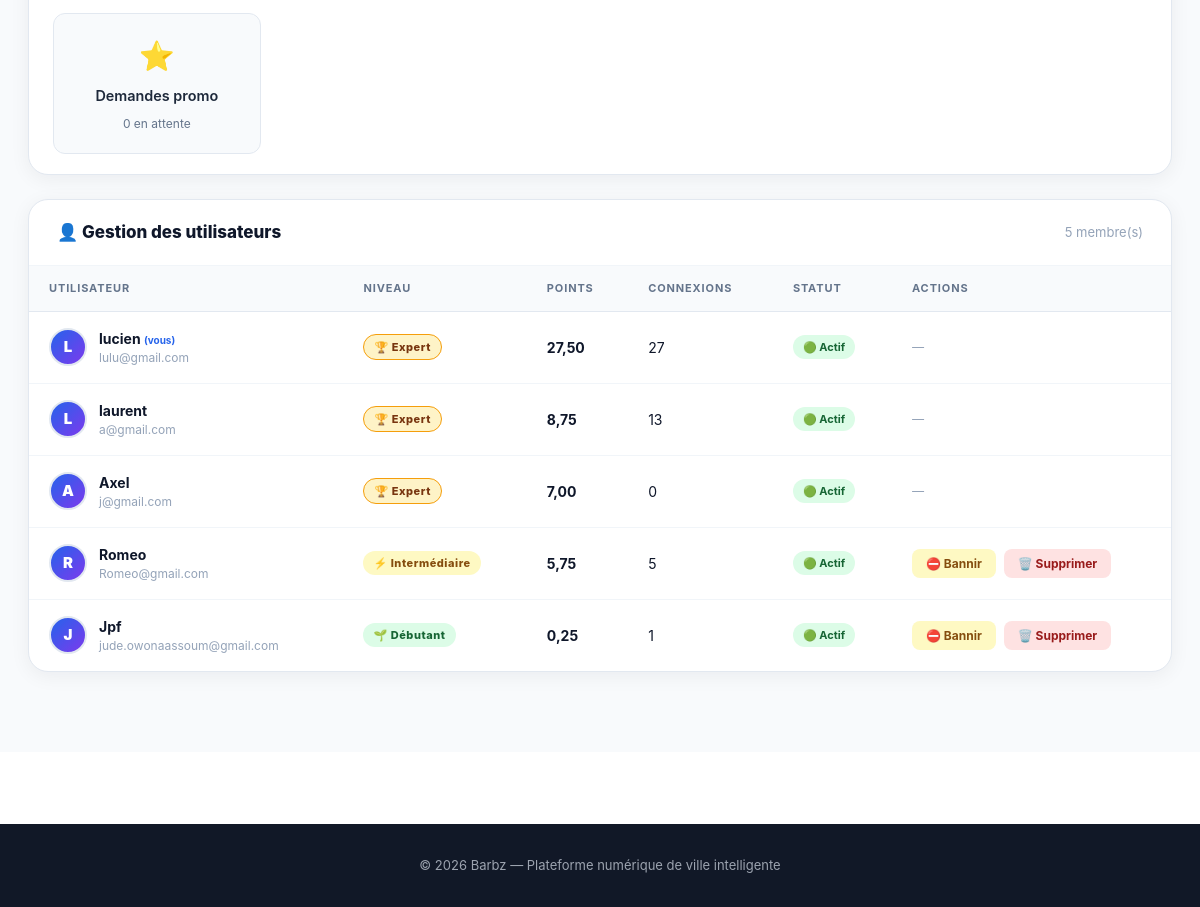
The page /admin-dashboard/ (signed in, lower part) on the database as committed earlier.
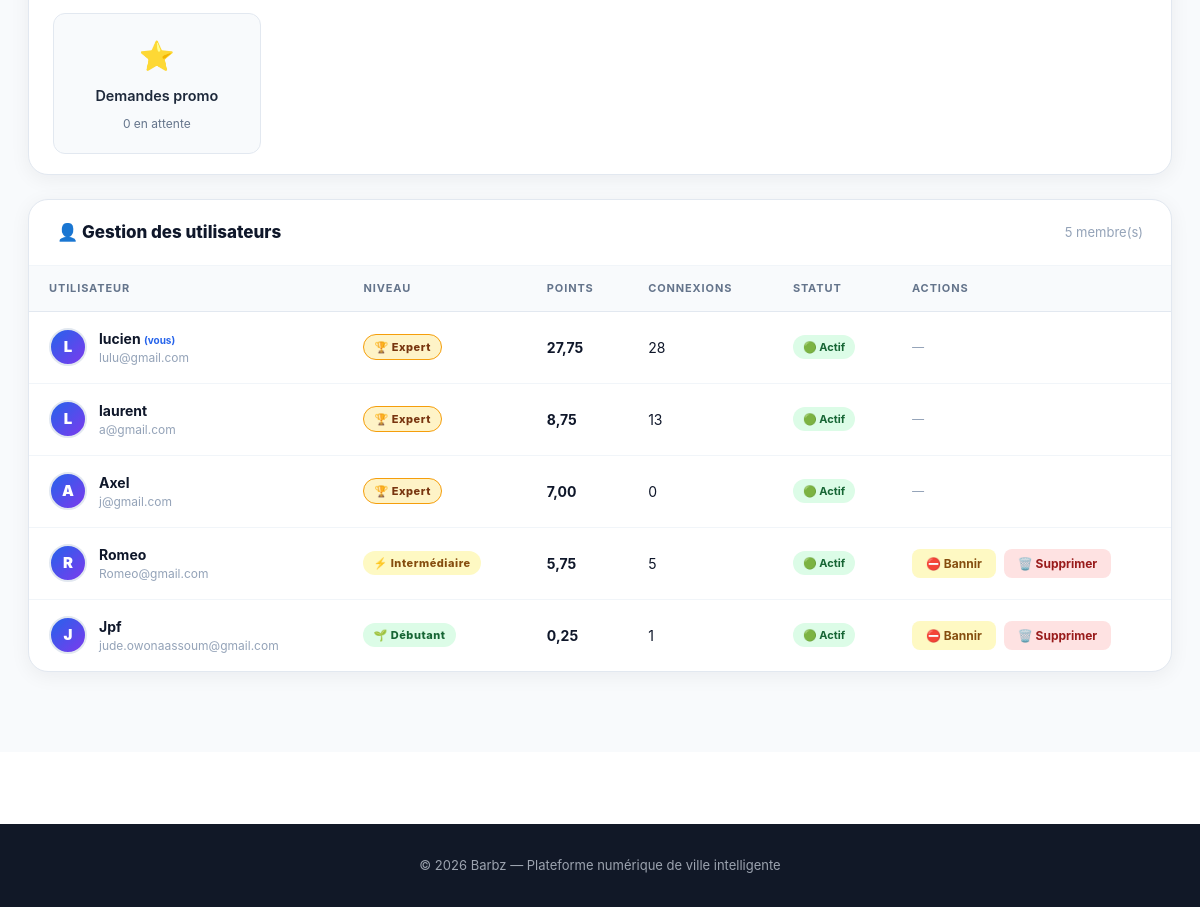
The same page on the database as committed later.
### monapp/models.py (models this page shows, shortened)
class Personne(models.Model):
    GENRE_CHOIX = [('H', 'Homme'), ('F', 'Femme')]
    TYPE_MEMBRE = [
        ('visiteur', 'Visiteur'),
        ('simple', 'Simple'),
        ('complexe', 'Complexe'),
        ('administrateur', 'Administrateur'),
    ]
    user           = models.OneToOneField(User, on_delete=models.CASCADE)
    age            = models.IntegerField(default=0)
    sexe           = models.CharField(max_length=10, choices=GENRE_CHOIX, default='H')
    type_membre    = models.CharField(max_length=30, choices=TYPE_MEMBRE, default='visiteur')
    photo          = models.ImageField(upload_to='photo/personne/', null=True, blank=True)
    date_naissance = models.DateField(null=True, blank=True)
    points         = models.FloatField(default=0)
    nb_connexions  = models.IntegerField(default=0)
    nb_actions     = models.IntegerField(default=0)
    niveau             = models.CharField(max_length=20, default='debutant')
    email_confirme     = models.BooleanField(default=False)
    token_confirmation = models.CharField(max_length=64, blank=True, null=True)

### monapp/views.py (the view)
        def wrapper(request, *args, **kwargs):
            if not request.user.is_authenticated:
                return redirect('connexion')
            try:
                personne = request.user.personne
                est_superuser = request.user.is_superuser
                est_admin     = est_superuser or personne.type_membre == 'administrateur'
                est_expert    = est_admin or personne.niveau == 'expert'
                if 'administrateur' in niveaux and not est_admin:
                    messages.error(request, "⛔ Accès refusé. Réservé aux administrateurs.")
                    return redirect('accueil')
                elif 'administrateur' not in niveaux and 'expert' in niveaux and not est_expert:
                    messages.error(request, "⛔ Accès refusé. Niveau expert requis.")
                    return redirect('accueil')
            except Exception:
                return redirect('accueil')
            return view_func(request, *args, **kwargs)

### monapp/views.py (called while the page is built)
@niveau_requis('administrateur')
def admin_dashboard(request):
    membres = Personne.objects.select_related('user').order_by('-points')
    nb_demandes_en_attente = DemandePromotion.objects.filter(statut='en_attente').count()
    return render(request, 'monapp/admin_dashboard.html', {
        'membres': membres,
        'page_active': 'admin',
        'nb_demandes_en_attente': nb_demandes_en_attente,
    })

### monapp/templates/monapp/admin_dashboard.html (shortened to what the changed rows need)
{% extends 'monapp/base.html' %}
{% load static %}
{% block content %}
<div class="admin-page">
    <div class="wrap">
        <div class="admin-card">
            <table class="admin-table">
                <thead>
                    <tr>
                        <th>Utilisateur</th>
                        <th>Niveau</th>
                        <th>Points</th>
                        <th>Connexions</th>
                        <th>Statut</th>
                        <th>Actions</th>
                    </tr>
                </thead>
                <tbody>
                    {% for membre in membres %}
                    <tr>
                        <td>
                            <div class="user-cell">
                                <div class="user-avatar-sm">
                                    {% if membre.photo %}
                                        <img src="{{ membre.photo.url }}" alt="{{ membre.user.username }}">
                                    {% else %}
                                        {{ membre.user.username|first|upper }}
                                    {% endif %}
                                </div>
                                <div>
                                    <div class="user-name">
                                        {{ membre.user.username }}
                                        {% if membre.user == request.user %}
                                            <span style="font-size:10px; color:#2563eb; font-weight:700;">(vous)</span>
                                        {% endif %}
                                    </div>
                                    <div class="user-email">{{ membre.user.email|default:"—" }}</div>
                                </div>
                            </div>
                        </td>
                        <td>
                            <span class="niveau-pill {{ membre.niveau }}">
                                {% if membre.niveau == 'debutant' %}🌱 Débutant
                                {% elif membre.niveau == 'intermediaire' %}⚡ Intermédiaire
                                {% elif membre.niveau == 'avance' %}🔥 Avancé
                                {% elif membre.niveau == 'expert' %}🏆 Expert
                                {% endif %}
                            </span>
                        </td>
                        <td><strong>{{ membre.points|floatformat:2 }}</strong></td>
                        <td>{{ membre.nb_connexions }}</td>
                        <td>
                            {% if membre.user.is_active %}
                                <span class="statut-pill actif">🟢 Actif</span>
                            {% else %}
                                <span class="statut-pill banni">🔴 Banni</span>
                            {% endif %}
                        </td>
                        <td>
                            <div class="actions-cell">
                                {% if membre.user != request.user and membre.niveau != 'expert' %}
                                    {% if membre.user.is_active %}
                                        <button class="btn-ban suspend"
                                                onclick="openModal('ban', {{ membre.user.id }}, '{{ membre.user.username }}')">
                                            ⛔ Bannir
                                        </button>
                                    {% else %}
                                        <form method="POST" action="{% url 'reactiver_utilisateur' membre.user.id %}" style="display:inline;">
                                            {% csrf_token %}
                                            <button type="submit" class="btn-ban reactive">✅ Réactiver</button>
                                        </form>
                                    {% endif %}
                                    <button class="btn-ban delete"
                                            onclick="openModal('delete', {{ membre.user.id }}, '{{ membre.user.username }}')">
                                        🗑️ Supprimer
                                    </button>
                                {% else %}
                                    <span style="font-size:12px; color:#94a3b8; font-style:italic;">—</span>
                                {% endif %}
                            </div>
                        </td>
                    </tr>
                    {% endfor %}
                </tbody>
            </table>
        </div>
    </div>
</div>
{% endblock %}

Rows that differ between the two databases and show on the page:
changed Personne "lucien": points "27,50" → "27,75"; nb_connexions "27" → "28"
